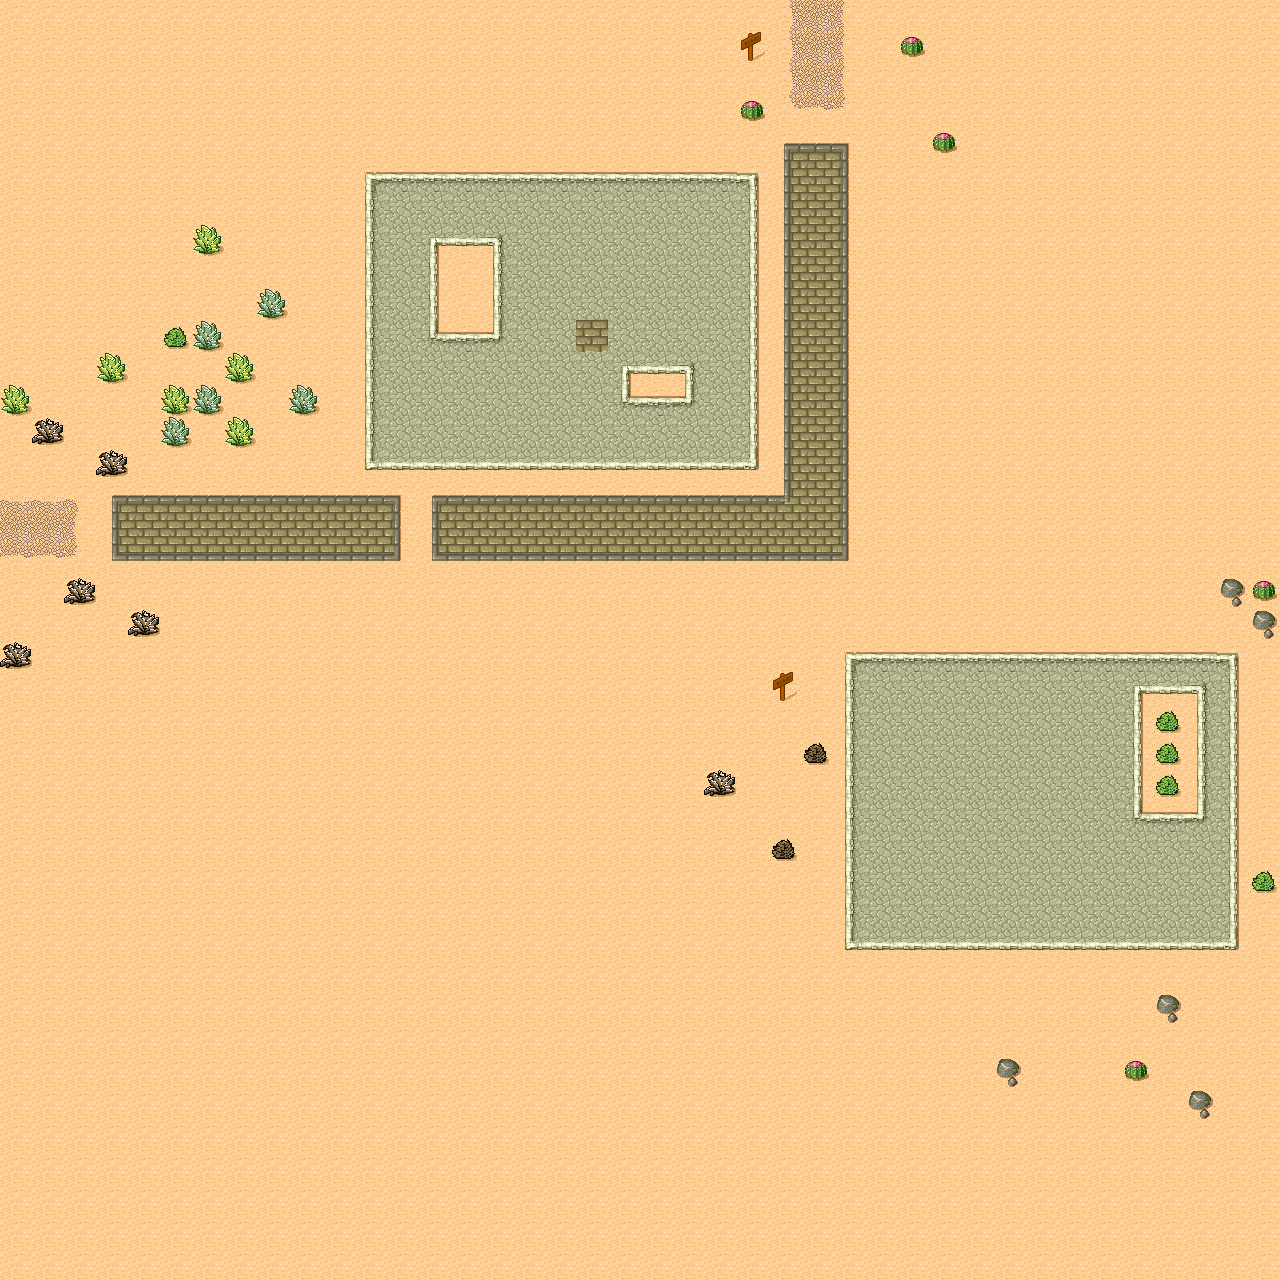

This is a level from a 2D game, rendered from its Tiled map with the project's own tilesets. A one-line summary and the map file follow, with tile-layer data summarised:
An orthogonal 40x40 tile map with 32x32 px tiles, 2 tile layers (Ground, Tile Layer 2) and 1 object.

<map version="1.0" orientation="orthogonal" width="40" height="40" tilewidth="32" tileheight="32">
 <tileset firstgid="1" source="desert.tsx" />
 <layer name="Ground" width="40" height="40">
  <data>[1600 cells, 1600 non-empty, 40 distinct tile ids]</data>
 </layer>
 <objectgroup name="sdf" width="40" height="40">
  <object gid="31" x="626" y="353" />
 </objectgroup>
 <layer name="Tile Layer 2" width="40" height="40">
  <data>[1600 cells, 1 non-empty, 1 distinct tile ids]</data>
 </layer>
</map>
